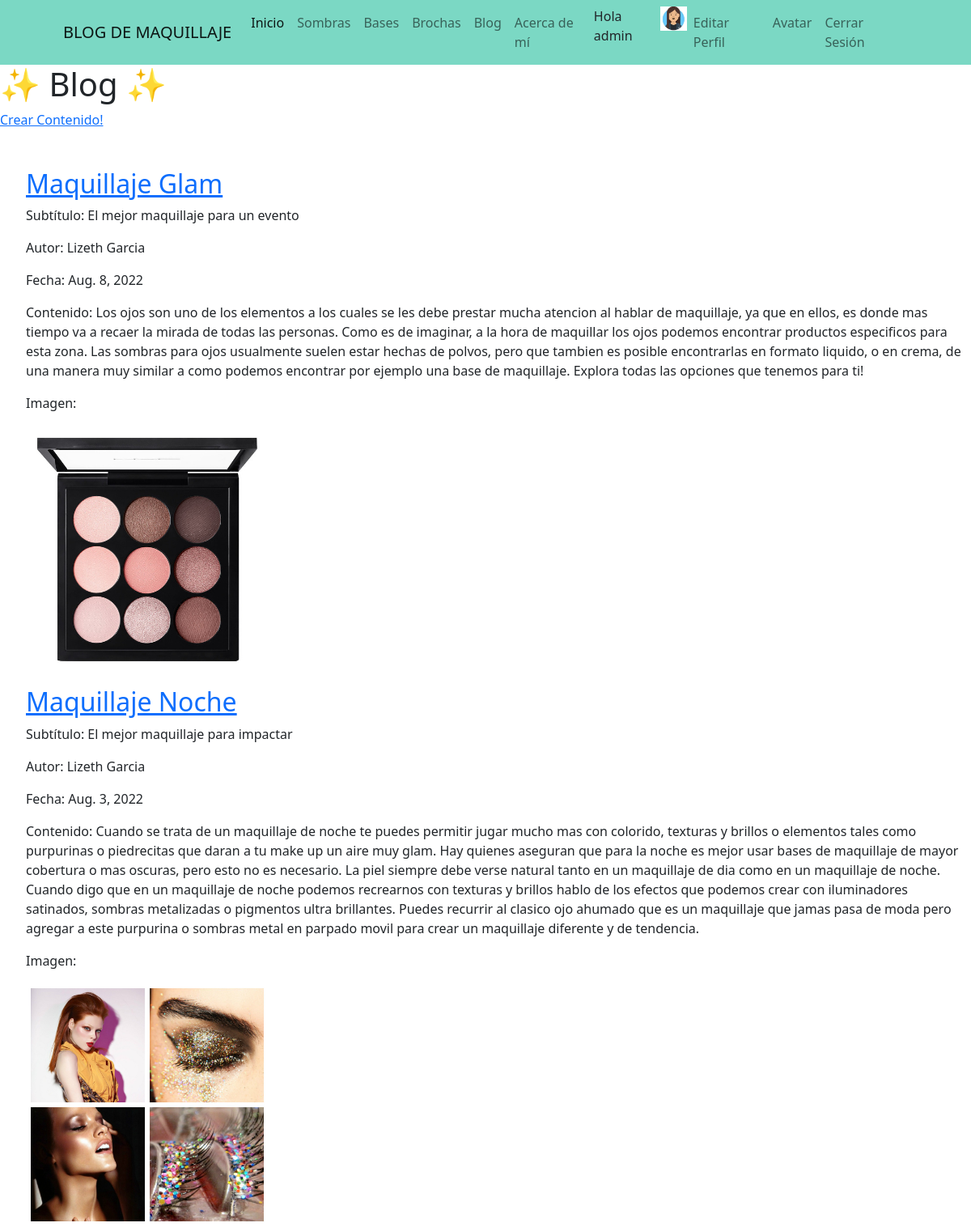
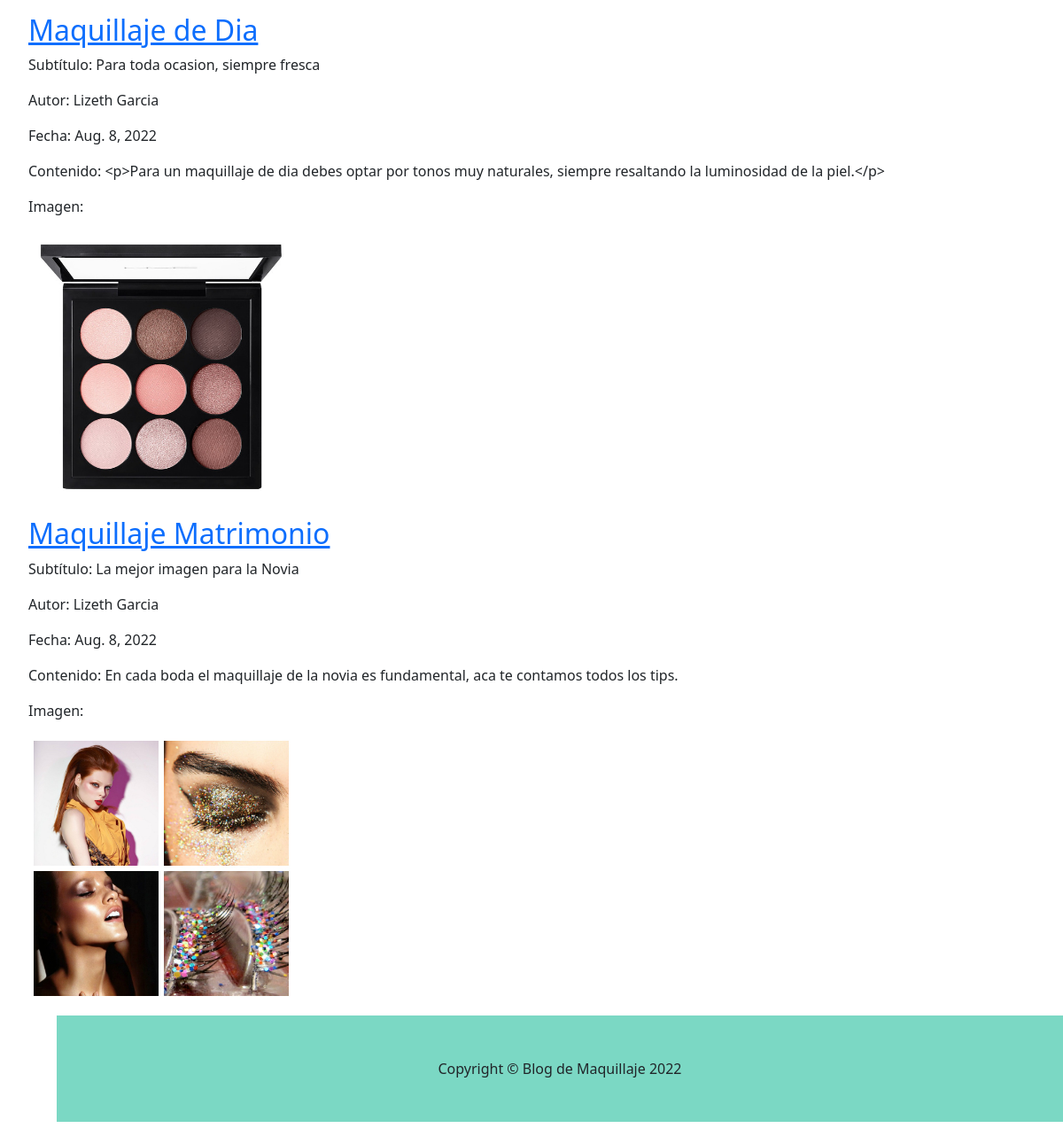
The app's page /AppGR/blog/ (signed in) with its own data (2 pictures, top to bottom).
### AppGR/models.py (models this page shows, shortened)
class Blog(models.Model):
    titulo = models.CharField('Título', max_length=200, blank = False, null = False)
    subtitulo = models.CharField('Subtítulo', max_length=200, blank = False, null = False)
    fecha = models.DateField('Fecha', blank = False, null = False)
    autor = models.CharField('Autor', max_length=200, blank = False, null = False)
    contenido = RichTextField('Contenido', blank = False, null = False)
    imag = RichTextUploadingField('Imagen', null = True)
    slug = models.SlugField(default='', blank = True)

### AppGR/views.py (the view)
# urls.py: path('blog/', views.blog, name='blog'),
def blog(request):
      blog = Blog.objects.all()
      return render(request, "blog.html", {'blog': blog, "avatar": obtenerAvatar(request)})

### AppGR/views.py (called while the page is built)
def obtenerAvatar(request):
      lista=Avatar.objects.filter(user=request.user.id)
      if len(lista)!=0:
            imagen=lista[0].imagen.url
      else:
            imagen="/media/avatares/avatarpordefecto.jpg"
      return imagen

### AppGR/templates/blog.html (shortened to what this page needs)
{% extends "padre.html" %}
{% block contenido_base %}
<h1>✨ Blog ✨</h1>
<a href="{% url 'blog_formulario' %}">Crear Contenido!</a>
<br>
<br><br>
<ul>
    {% for blog in blog %}
      <div>
          <h2><a href="">{{ blog.titulo }}</a></h2>
          <p> Subtítulo: {{ blog.subtitulo }}</p>
          <p> Autor: {{ blog.autor }}</p>
          <p> Fecha: {{ blog.fecha }}</p>
          <p> Contenido: {{ blog.contenido }}</p>
          <p> Imagen: {{ blog.imag | safe }}</p>
      </div>
    {% endfor %}
<ul>
{% endblock contenido_base %}

### AppGR/templates/padre.html (shortened to what this page needs)
{% load static %}
<!DOCTYPE html>
<html lang="en">
    <head>
        <link href="{% static 'AppGR/css/styles.css' %}" rel="stylesheet" />
    </head>
    <body>
        <nav class="navbar navbar-expand-lg navbar-light" style="background-color: #7bd8c4;">
            <div class="container px-5">
                <a class="navbar-brand mb-0 h1" href="{% url 'inicio' %}">BLOG DE MAQUILLAJE</a>
                <div class="collapse navbar-collapse" id="navbarSupportedContent">
                    <ul class="navbar-nav ms-auto mb-2 mb-lg-0">
                        <li class="nav-item"><a class="nav-link active" aria-current="page" href="{% url 'inicio' %}">Inicio</a></li>
                        <li class="nav-item"><a class="nav-link" href="{% url 'sombras' %}">Sombras</a></li>
                        <li class="nav-item"><a class="nav-link" href="{% url 'base' %}">Bases</a></li>
                        <li class="nav-item"><a class="nav-link" href="{% url 'brochas' %}">Brochas</a></li>
                        <li class="nav-item"><a class="nav-link" href="{% url 'blog' %}">Blog</a></li>
                        <li class="nav-item"><a class="nav-link" href="{% url 'about' %}">Acerca de mí</a></li>
                        {% if user.is_authenticated %}
                        <li class="nav-item"><a> Hola {{ user.username }}</a></li>
                        <img height="30px" src="{{ avatar}}" alt="">
                        <li class="nav-item"><a class="nav-link" href="{% url 'editar_perfil' %}">Editar Perfil</a></li>
                        <li class="nav-item"><a class="nav-link" href="{% url 'agregarAvatar' %}">Avatar</a></li>
                        <li class="nav-item"><a class="nav-link" href="{% url 'logout' %}">Cerrar Sesión</a></li>
                        {% else %}
                        <li class="nav-item"><a class="nav-link" href="{% url 'login' %}">Ingresar</a></li>
                        <li class="nav-item"><a class="nav-link" href="{% url 'register' %}">Registrarse</a></li>
                        {% endif %}
                    </ul>
                </div>
            </div>
        </nav>
        {% block contenido_base %}
        {% endblock contenido_base %}
        <footer class="py-5" style="background-color: #7bd8c4;">
            <div class="container px-4 px-lg-5"><p class="m-0 text-center text-dark">Copyright &copy; Blog de Maquillaje 2022</p></div>
        </footer>
    </body>
</html>

### records on screen
Blog: titulo "Maquillaje Glam", subtitulo "El mejor maquillaje para un evento", autor "Lizeth Garcia", fecha "Aug. 8, 2022", contenido "Los ojos son uno de los elementos a los cuales se les debe prestar mucha atencion al hablar de maquillaje, ya que en ellos, es donde mas tiempo va a recaer la mirada de todas las personas. Como es de imaginar, a la hora de maquillar los ojos podemos encontrar productos especificos para esta zona. Las sombras para ojos usualmente suelen estar hechas de polvos, pero que tambien es posible encontrarlas en formato liquido, o en crema, de una manera muy similar a como podemos encontrar por ejemplo una base de maquillaje. Explora todas las opciones que tenemos para ti!", imag (picture)
Blog: titulo "Maquillaje Noche", subtitulo "El mejor maquillaje para impactar", autor "Lizeth Garcia", fecha "Aug. 3, 2022", contenido "Cuando se trata de un maquillaje de noche te puedes permitir jugar mucho mas con colorido, texturas y brillos o elementos tales como purpurinas o piedrecitas que daran a tu make up un aire muy glam. Hay quienes aseguran que para la noche es mejor usar bases de maquillaje de mayor cobertura o mas oscuras, pero esto no es necesario. La piel siempre debe verse natural tanto en un maquillaje de dia como en un maquillaje de noche. Cuando digo que en un maquillaje de noche podemos recrearnos con texturas y brillos hablo de los efectos que podemos crear con iluminadores satinados, sombras metalizadas o pigmentos ultra brillantes. Puedes recurrir al clasico ojo ahumado que es un maquillaje que…", imag (picture)
Blog: titulo "Maquillaje de Dia", subtitulo "Para toda ocasion, siempre fresca", autor "Lizeth Garcia", fecha "Aug. 8, 2022", contenido "<p>Para un maquillaje de dia debes optar por tonos muy naturales, siempre resaltando la luminosidad de la piel.</p>", imag (picture)
Blog: titulo "Maquillaje Matrimonio", subtitulo "La mejor imagen para la Novia", autor "Lizeth Garcia", fecha "Aug. 8, 2022", contenido "En cada boda el maquillaje de la novia es fundamental, aca te contamos todos los tips.", imag (picture)

### other values on screen
{{ user.username }} "admin"
